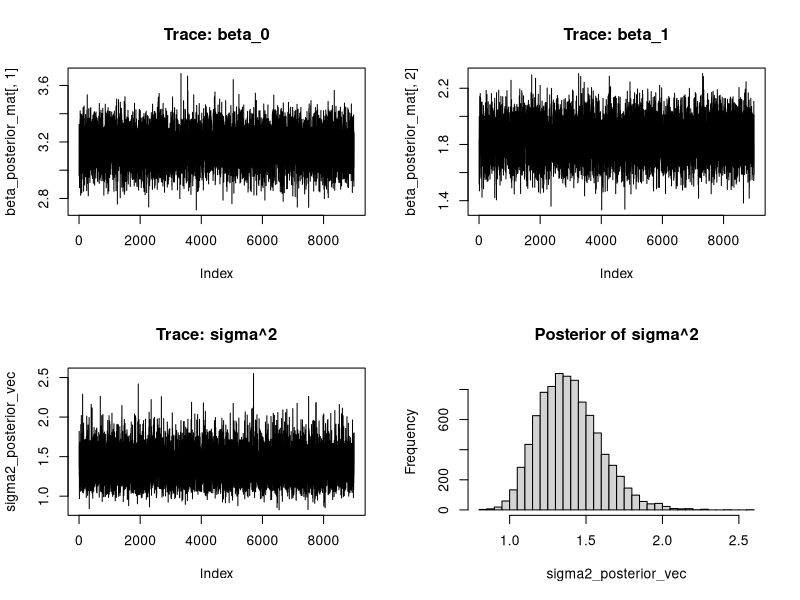

Source code (R):
library(mvtnorm)
set.seed(123)

#Going to Try Baysian Regression on my own using the algorithm
#Subjective Second

#Simulating the data
obs_num <- 100
x_mat <- cbind(1, rnorm(obs_num), rnorm(obs_num))  # Intercept + two predictors
k <- ncol(x_mat)
beta_true <- c(3, 2, 4)
sigma_true <- sqrt(1.5)
y_vec <- x_mat %*% beta_true + rnorm(obs_num,sd =  sigma_true) #Observation Vector

#Step 1 (Prior Hyperparameters)
mu_prior_vec <- rep(0, k) #mu = 0 since we have no idea
cov_prior_mat <- diag(1000, k) #How strong we hold our higher belief, larger diags = more vague
a_prior <- 0.01 #very uninformative
b_prior <- 0.01 #very uninformative

  
#Step 2 (Initial Value)
beta_prior <- solve(t(x_mat) %*% x_mat) %*% t(x_mat) %*% y_vec #OLS estimate
sigma2 <- sigma2 <- as.numeric(t(y_vec - x_mat %*% beta_prior) %*% (y_vec - x_mat %*% beta_prior)) / (obs_num - k) #OLS estimate


#Step 3
N <- 10000
B <- 1000
beta_posterior_mat <- matrix(NA, nrow = N, ncol = k)
sigma2_posterior_vec <- numeric(N)
for (i in seq_len(N)) {
  cov_mat_posterior <- solve(solve(cov_prior_mat) + (1 / sigma2) * t(x_mat) %*% x_mat)
  mu_posterior <- cov_mat_posterior %*% (solve(cov_prior_mat) %*% mu_prior_vec + (1 / sigma2) * t(x_mat) %*% y_vec)
  #Now need to draw Beta (Just use mvt norm for simplicity)
  beta_i <-  as.vector(rmvnorm(1, mean = mu_posterior, sigma = cov_mat_posterior))
  residuals <- y_vec - (x_mat %*% beta_i)
  a_n <- a_prior + obs_num / 2
  b_n <- b_prior + sum(residuals^2) / 2
  sigma2_i <- 1/ rgamma(1, a_n, b_n)
  sigma2 <- sigma2_i
  beta_posterior_mat[i,] <- beta_i
  sigma2_posterior_vec[i] <- sigma2_i 
}

#Remove Burn in
beta_posterior_mat <- beta_posterior_mat[-(1:B),]
sigma2_posterior_vec <- sigma2_posterior_vec[-(1:B)]


#Analyses + Plots
apply(beta_posterior_mat, 2, mean)
mean(sigma2_posterior_vec)
par(mfrow = c(2,2))
plot(beta_posterior_mat[,1], type = "l", main = "Trace: beta_0")
plot(beta_posterior_mat[,2], type = "l", main = "Trace: beta_1")
plot(sigma2_posterior_vec, type = "l", main = "Trace: sigma^2")
hist(sigma2_posterior_vec, breaks = 30, main = "Posterior of sigma^2")



par(mfrow = c(2,1))
